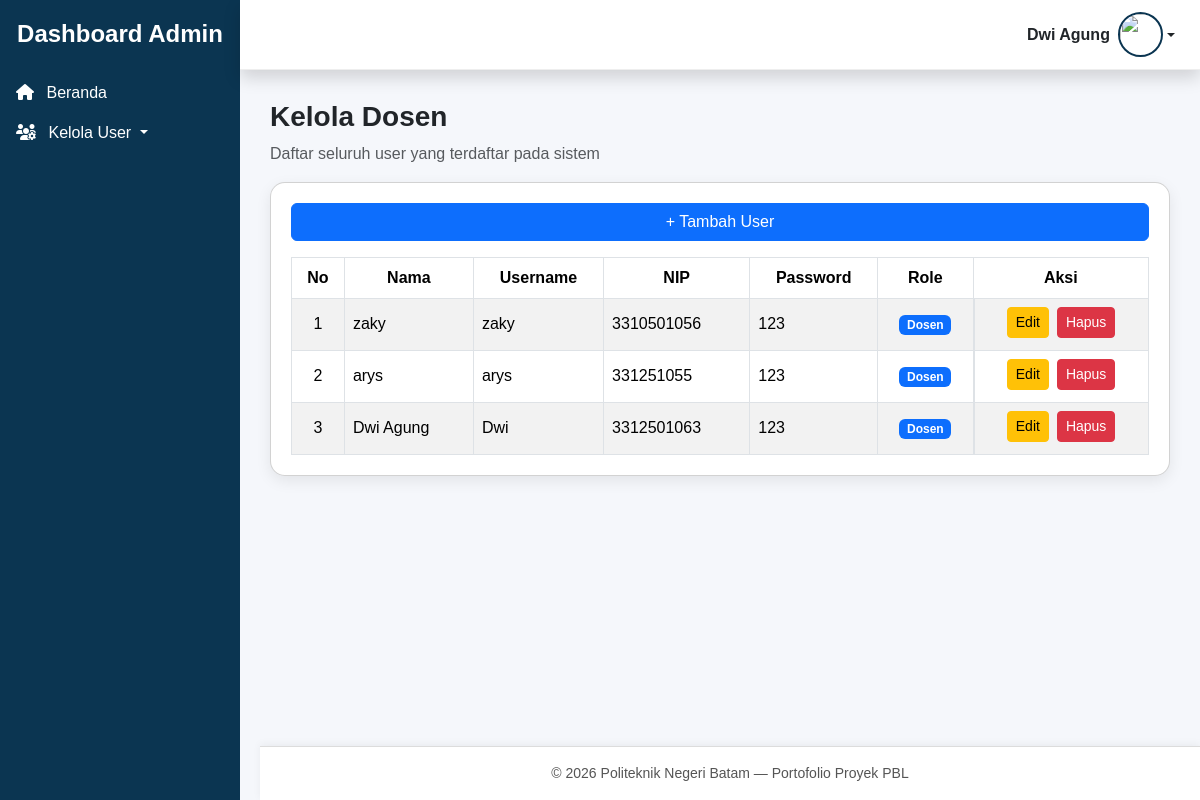
Page /admin/kelola_dosen.php (signed in) on the committed database.
### tables this page shows
CREATE TABLE `users` (
  `id_user` int NOT NULL,
  `nama` varchar(100) DEFAULT NULL,
  `username` varchar(100) DEFAULT NULL,
  `password` varchar(255) DEFAULT NULL,
  `nim` varchar(20) NOT NULL,
  `jurusan` enum('teknik elektro','teknik informatika','teknik mesin','manajemen bisnis') NOT NULL,
  `profil` varchar(255) DEFAULT NULL,
  `role` enum('mahasiswa','dosen','admin') NOT NULL
);

### admin/kelola_dosen.php (the view, shortened to what this page needs)
<?php
include "../template_admin/header.php";
include "../template_admin/sidebar.php";
include "../template_admin/topbar.php";
$result = mysqli_query($koneksi, "SELECT * FROM users WHERE `role` = 'dosen' ORDER BY id_user DESC");
?>
<div class="content-wrapper">
  <h3 class="fw-bold">Kelola Dosen</h3>
  <p class="text-muted">Daftar seluruh user yang terdaftar pada sistem</p>
  <div class="card card-custom mt-3">
    <a href="tambah_dosen.php" class="btn btn-primary mb-3">
      + Tambah User
    </a>
    <div class="table-responsive">
      <table class="table table-bordered table-striped table-hover align-middle mb-0">
        <thead>
          <tr class="text-center">
            <th>No</th>
            <th>Nama</th>
            <th>Username</th>
            <th>NIP</th>
            <th>Password</th>
            <th>Role</th>
            <th>Aksi</th>
          </tr>
        </thead>
        <tbody>
          <?php
          $no = 1;
          while ($row = mysqli_fetch_assoc($result)) { ?>
            <tr>
              <td class="text-center"><?= $no++ ?></td>
              <td><?= $row['nama'] ?></td>
              <td><?= $row['username'] ?></td>
              <td><?= $row['nim'] ?></td>
              <td><?= $row['password'] ?></td>
              <td class="text-center">
                <span class="badge
                  <?= ($row['role'] == 'admin' ? 'bg-danger' :
                      ($row['role'] == 'dosen' ? 'bg-primary' : 'bg-success')) ?>">
                  <?= ucfirst($row['role']) ?>
                </span>
              </td>
              <td class="text-center d-flex gap-2 justify-content-center">
                <a href="edit_dosen.php?id=<?= $row['id_user'] ?>"
                   class="btn btn-warning btn-sm mb-1">
                  Edit
                </a>
                <a href="hapus.php?id=<?= $row['id_user'] ?>&page=dosen"
                   class="btn btn-danger btn-sm mb-1"
                   onclick="return confirm('Yakin ingin menghapus user ini?')">
                  Hapus
                </a>
              </td>
            </tr>
          <?php } ?>
        </tbody>
      </table>
    </div>
  </div>
</div>
<?php include "../template_admin/footer.php"; ?>

### template_admin/header.php (style rules this page uses)
body { font-family: 'Poppins', sans-serif; background: white; margin: 0; }

### admin/kelola_dosen.php (style rules this page uses)
.content-wrapper { margin-left: 240px; padding: 100px 30px 90px; min-height: 100vh; background: #f5f7fb; }
.card-custom { border-radius: 15px; padding: 20px; background: #ffffff; box-shadow: 0 5px 15px rgba(0,0,0,0.08); }
.table thead { background-color: #0b3551; color: white; }
.table td, .table th { vertical-align: middle; }

### rows in the picture
users: nama "zaky", username "zaky", nim "3310501056", password "123", role "Dosen"
users: nama "arys", username "arys", nim "331251055", password "123", role "Dosen"
users: nama "Dwi Agung", username "Dwi", nim "3312501063", password "123", role "Dosen"

### other values in the picture
$nama "Dwi Agung"
